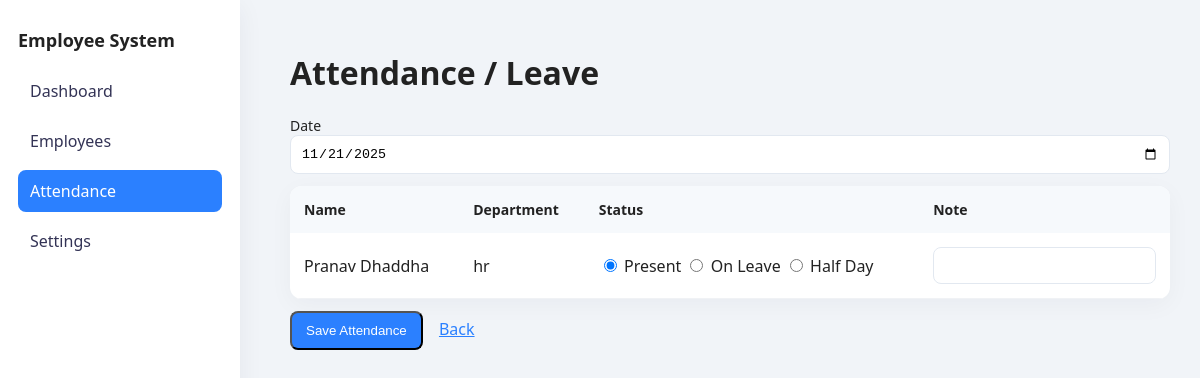
The page /attendance.php?date=2025-11-21 on the database as committed earlier.
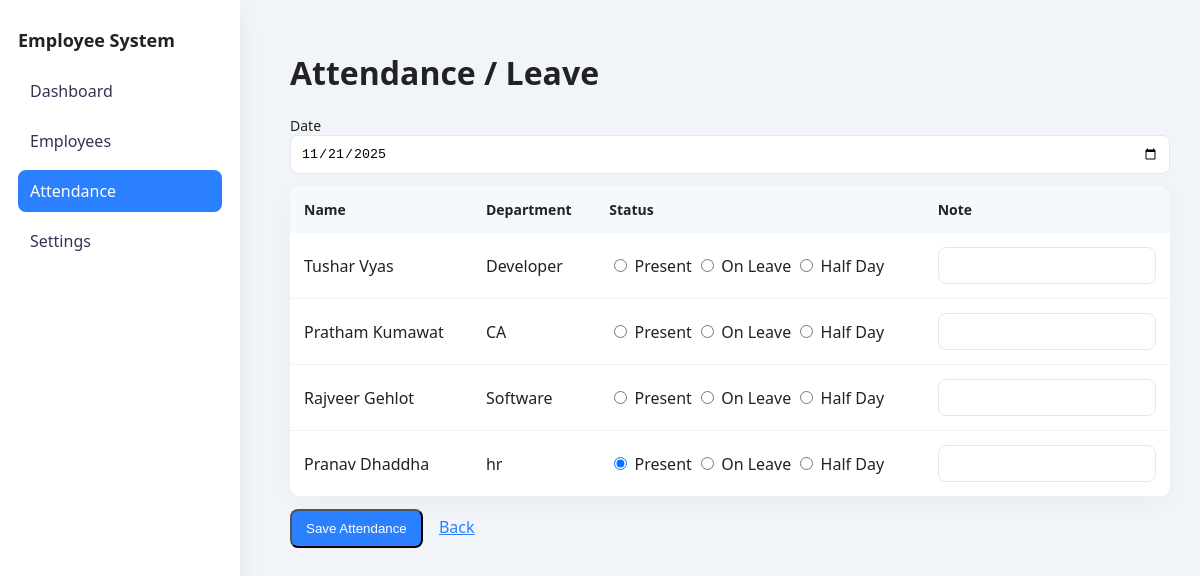
The same page on the database as committed later.
### tables this page shows
CREATE TABLE `employees` (
  `id` int(11) NOT NULL,
  `name` varchar(100) DEFAULT NULL,
  `email` varchar(100) DEFAULT NULL,
  `department` varchar(50) DEFAULT NULL,
  `phone` varchar(20) DEFAULT NULL
);

CREATE TABLE `attendance` (
  `employee_id` int(11) NOT NULL,
  `status` varchar(20) DEFAULT NULL,
  `mark_date` date NOT NULL,
  `note` varchar(255) DEFAULT NULL
);

### function.php (called while the page is built, shortened)
<?php
require_once "db_connect.php";
function getEmployees()
{
    global $conn;
    return $conn->query("SELECT * FROM employees ORDER BY id DESC")->fetch_all(MYSQLI_ASSOC);
}
function getTodayAttendance($date)
{
    global $conn;
    $stmt = $conn->prepare(
        "SELECT a.*, e.name
         FROM attendance a
         JOIN employees e ON a.employee_id=e.id
         WHERE a.mark_date=?"
    );
    $stmt->execute([$date]);
    $result = $stmt->get_result();
    return $result ? $result->fetch_all(MYSQLI_ASSOC) : [];
}

### attendance.php (the view, shortened to what this page needs)
<?php
require 'function.php';
$employees = getEmployees();
$date = $_GET['date'] ?? date('Y-m-d');
$todayAttendance = getTodayAttendance($date);
$attById = [];
foreach ($todayAttendance as $r)
  $attById[$r['employee_id']] = $r;
?>
<!doctype html>
<html>
<head>
  <link rel="stylesheet" href="style.css">
</head>
<body>
  <div class="sidebar">
    <div class="logo">Employee System</div>
    <nav>
      <a href="index.php">Dashboard</a>
      <a href="employees.php">Employees</a>
      <a href="attendance.php" class="active">Attendance</a>
      <a href="setting.php">Settings</a>
    </nav>
  </div>
  <div class="main">
    <h1>Attendance / Leave</h1>
    <form method="post">
      <div class="form-row">
        <label class="input">Date
          <input type="date" name="date" value="<?= htmlspecialchars($date) ?>">
        </label>
      </div>
      <table class="list">
        <thead>
          <tr>
            <th>Name</th>
            <th>Department</th>
            <th>Status</th>
            <th>Note</th>
          </tr>
        </thead>
        <tbody>
          <?php foreach ($employees as $e): ?>
            <tr>
              <td><?= htmlspecialchars($e['name']) ?></td>
              <td><?= htmlspecialchars($e['department']) ?></td>
              <td>
                <?php $cur = $attById[$e['id']]['status'] ?? ''; ?>
                <label><input type="radio" name="attendance[<?= $e['id'] ?>]" value="Present" <?= $cur === 'Present' ? 'checked' : '' ?>> Present</label>
                <label><input type="radio" name="attendance[<?= $e['id'] ?>]" value="On Leave" <?= $cur === 'On Leave' ? 'checked' : '' ?>> On Leave</label>
                <label><input type="radio" name="attendance[<?= $e['id'] ?>]" value="Half Day" <?= $cur === 'Half Day' ? 'checked' : '' ?>> Half Day</label>
              </td>
              <td><input type="text" name="note[<?= $e['id'] ?>]"
                  value="<?= htmlspecialchars($attById[$e['id']]['note'] ?? '') ?>"></td>
            </tr>
          <?php endforeach; ?>
        </tbody>
      </table>
      <div style="margin-top:12px;">
        <button class="btn" type="submit">Save Attendance</button>
        <a href="index.php" style="margin-left:12px;">Back</a>
      </div>
    </form>
  </div>
</body>
</html>

### style.css (style rules this page uses)
* { box-sizing: border-box; }
body { font-family: 'Segoe UI', Roboto, Arial, sans-serif; margin: 0; background: #f1f4f8; color: #222; }
a { color: #2b80ff; }
.sidebar { width: 240px; background: #ffffff; height: 100vh; position: fixed; left: 0; top: 0; padding: 28px 18px; box-shadow: 0 6px 24px rgba(20, 30, 60, 0.06); }
.sidebar .logo { font-weight: 700; font-size: 18px; margin-bottom: 18px; }
.sidebar nav a { display: block; padding: 10px 12px; margin-bottom: 8px; border-radius: 8px; text-decoration: none; color: #335; }
.sidebar nav a.active, .sidebar nav a:hover { background: #2b80ff; color: #fff; }
.main { margin-left: 260px; padding: 30px; }
.btn { display: inline-block; background: #2b80ff; color: #fff; padding: 10px 14px; border-radius: 8px; text-decoration: none; }
table.list { width: 100%; border-collapse: collapse; background: #fff; border-radius: 12px; overflow: hidden; box-shadow: 0 6px 24px rgba(20, 30, 60, 0.04); }
table.list thead th { background: #f6f9fc; padding: 14px; text-align: left; font-size: 14px; }
table.list td { padding: 14px; border-bottom: 1px solid #f0f2f5; }
.form-row { margin-bottom: 12px; }
label.input { display: block; font-size: 14px; margin-bottom: 6px; }
input[type="text"], input[type="email"], input[type="time"], input[type="date"] { padding: 10px; border-radius: 8px; border: 1px solid #e2e8f0; width: 100%; }

Rows that differ between the two databases and show on the page:
added employees: name "Tushar Vyas", department "Developer", id "☐ Present", id "☐ On Leave", id "☐ Half Day"
added employees: name "Pratham Kumawat", department "CA", id "☐ Present", id "☐ On Leave", id "☐ Half Day"
added employees: name "Rajveer Gehlot", department "Software", id "☐ Present", id "☐ On Leave", id "☐ Half Day"
